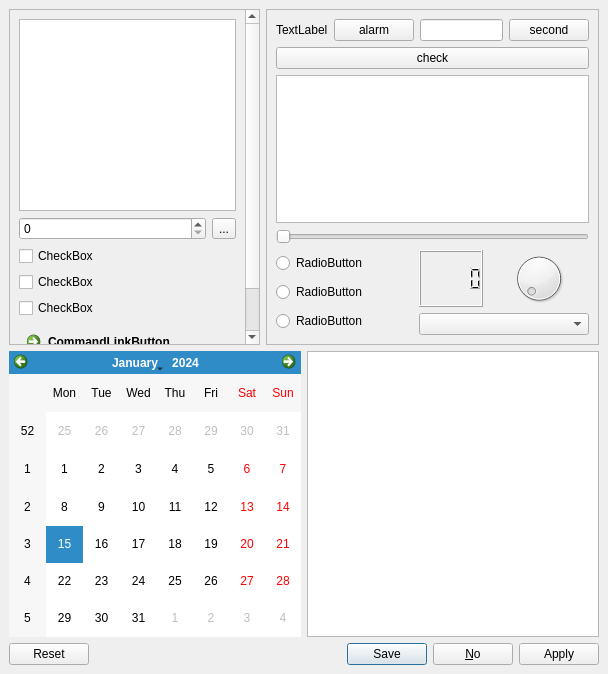
<?xml version="1.0" encoding="UTF-8"?>
<ui version="4.0">
 <class>MainWindow</class>
 <widget class="QMainWindow" name="MainWindow">
  <property name="enabled">
   <bool>true</bool>
  </property>
  <property name="geometry">
   <rect>
    <x>0</x>
    <y>0</y>
    <width>608</width>
    <height>674</height>
   </rect>
  </property>
  <property name="windowTitle">
   <string>MainWindow</string>
  </property>
  <property name="styleSheet">
   <string notr="true"/>
  </property>
  <widget class="QWidget" name="centralwidget">
   <layout class="QVBoxLayout" name="verticalLayout_9">
    <item>
     <layout class="QHBoxLayout" name="horizontalLayout_8">
      <item>
       <widget class="QScrollArea" name="scrollArea_2">
        <property name="widgetResizable">
         <bool>true</bool>
        </property>
        <widget class="QWidget" name="scrollAreaWidgetContents_3">
         <property name="geometry">
          <rect>
           <x>0</x>
           <y>0</y>
           <width>199</width>
           <height>412</height>
          </rect>
         </property>
         <layout class="QHBoxLayout" name="horizontalLayout_7">
          <item>
           <layout class="QVBoxLayout" name="verticalLayout_8">
            <item>
             <widget class="QListWidget" name="listWidget"/>
            </item>
            <item>
             <layout class="QVBoxLayout" name="verticalLayout_7">
              <item>
               <layout class="QHBoxLayout" name="horizontalLayout_6">
                <item>
                 <widget class="QSpinBox" name="spinBox"/>
                </item>
                <item>
                 <widget class="QToolButton" name="toolButton">
                  <property name="text">
                   <string>...</string>
                  </property>
                 </widget>
                </item>
               </layout>
              </item>
              <item>
               <layout class="QVBoxLayout" name="verticalLayout_6">
                <item>
                 <layout class="QVBoxLayout" name="verticalLayout_5">
                  <item>
                   <widget class="QCheckBox" name="checkBox_3">
                    <property name="text">
                     <string>CheckBox</string>
                    </property>
                   </widget>
                  </item>
                  <item>
                   <widget class="QCheckBox" name="checkBox">
                    <property name="text">
                     <string>CheckBox</string>
                    </property>
                   </widget>
                  </item>
                  <item>
                   <widget class="QCheckBox" name="checkBox_2">
                    <property name="text">
                     <string>CheckBox</string>
                    </property>
                   </widget>
                  </item>
                 </layout>
                </item>
               </layout>
              </item>
              <item>
               <widget class="QCommandLinkButton" name="commandLinkButton">
                <property name="text">
                 <string>CommandLinkButton</string>
                </property>
               </widget>
              </item>
             </layout>
            </item>
            <item>
             <widget class="QProgressBar" name="progressBar">
              <property name="value">
               <number>24</number>
              </property>
             </widget>
            </item>
           </layout>
          </item>
         </layout>
        </widget>
       </widget>
      </item>
      <item>
       <widget class="QScrollArea" name="scrollArea">
        <property name="widgetResizable">
         <bool>true</bool>
        </property>
        <widget class="QWidget" name="scrollAreaWidgetContents_2">
         <property name="geometry">
          <rect>
           <x>0</x>
           <y>0</y>
           <width>366</width>
           <height>406</height>
          </rect>
         </property>
         <layout class="QHBoxLayout" name="horizontalLayout_5">
          <item>
           <layout class="QHBoxLayout" name="horizontalLayout_4">
            <item>
             <layout class="QVBoxLayout" name="verticalLayout_4">
              <item>
               <layout class="QHBoxLayout" name="horizontalLayout_3">
                <item>
                 <widget class="QLabel" name="label">
                  <property name="text">
                   <string>TextLabel</string>
                  </property>
                 </widget>
                </item>
                <item>
                 <widget class="QPushButton" name="pushButton_2">
                  <property name="text">
                   <string>alarm</string>
                  </property>
                 </widget>
                </item>
                <item>
                 <widget class="QLineEdit" name="lineEdit"/>
                </item>
                <item>
                 <widget class="QPushButton" name="pushButton">
                  <property name="font">
                   <font>
                    <family>Ubuntu</family>
                   </font>
                  </property>
                  <property name="text">
                   <string>second</string>
                  </property>
                 </widget>
                </item>
               </layout>
              </item>
              <item>
               <widget class="QPushButton" name="pushButton_3">
                <property name="text">
                 <string>check</string>
                </property>
               </widget>
              </item>
              <item>
               <widget class="QTextBrowser" name="textBrowser"/>
              </item>
              <item>
               <widget class="QSlider" name="horizontalSlider">
                <property name="orientation">
                 <enum>Qt::Horizontal</enum>
                </property>
               </widget>
              </item>
              <item>
               <layout class="QHBoxLayout" name="horizontalLayout_2">
                <item>
                 <layout class="QVBoxLayout" name="verticalLayout_2">
                  <item>
                   <widget class="QRadioButton" name="radioButton">
                    <property name="text">
                     <string>RadioButton</string>
                    </property>
                   </widget>
                  </item>
                  <item>
                   <widget class="QRadioButton" name="radioButton_2">
                    <property name="text">
                     <string>RadioButton</string>
                    </property>
                   </widget>
                  </item>
                  <item>
                   <widget class="QRadioButton" name="radioButton_3">
                    <property name="text">
                     <string>RadioButton</string>
                    </property>
                   </widget>
                  </item>
                 </layout>
                </item>
                <item>
                 <layout class="QVBoxLayout" name="verticalLayout_3">
                  <item>
                   <layout class="QHBoxLayout" name="horizontalLayout">
                    <item>
                     <widget class="QLCDNumber" name="lcdNumber"/>
                    </item>
                    <item>
                     <widget class="QDial" name="dial"/>
                    </item>
                   </layout>
                  </item>
                  <item>
                   <widget class="QComboBox" name="comboBox"/>
                  </item>
                 </layout>
                </item>
               </layout>
              </item>
             </layout>
            </item>
           </layout>
          </item>
         </layout>
        </widget>
       </widget>
      </item>
     </layout>
    </item>
    <item>
     <layout class="QHBoxLayout" name="horizontalLayout_9">
      <item>
       <widget class="QCalendarWidget" name="calendarWidget"/>
      </item>
      <item>
       <widget class="QGraphicsView" name="graphicsView"/>
      </item>
     </layout>
    </item>
    <item>
     <widget class="QDialogButtonBox" name="buttonBox">
      <property name="orientation">
       <enum>Qt::Horizontal</enum>
      </property>
      <property name="standardButtons">
       <set>QDialogButtonBox::Apply|QDialogButtonBox::No|QDialogButtonBox::Reset|QDialogButtonBox::Save</set>
      </property>
     </widget>
    </item>
   </layout>
  </widget>
 </widget>
 <resources/>
 <connections/>
</ui>
